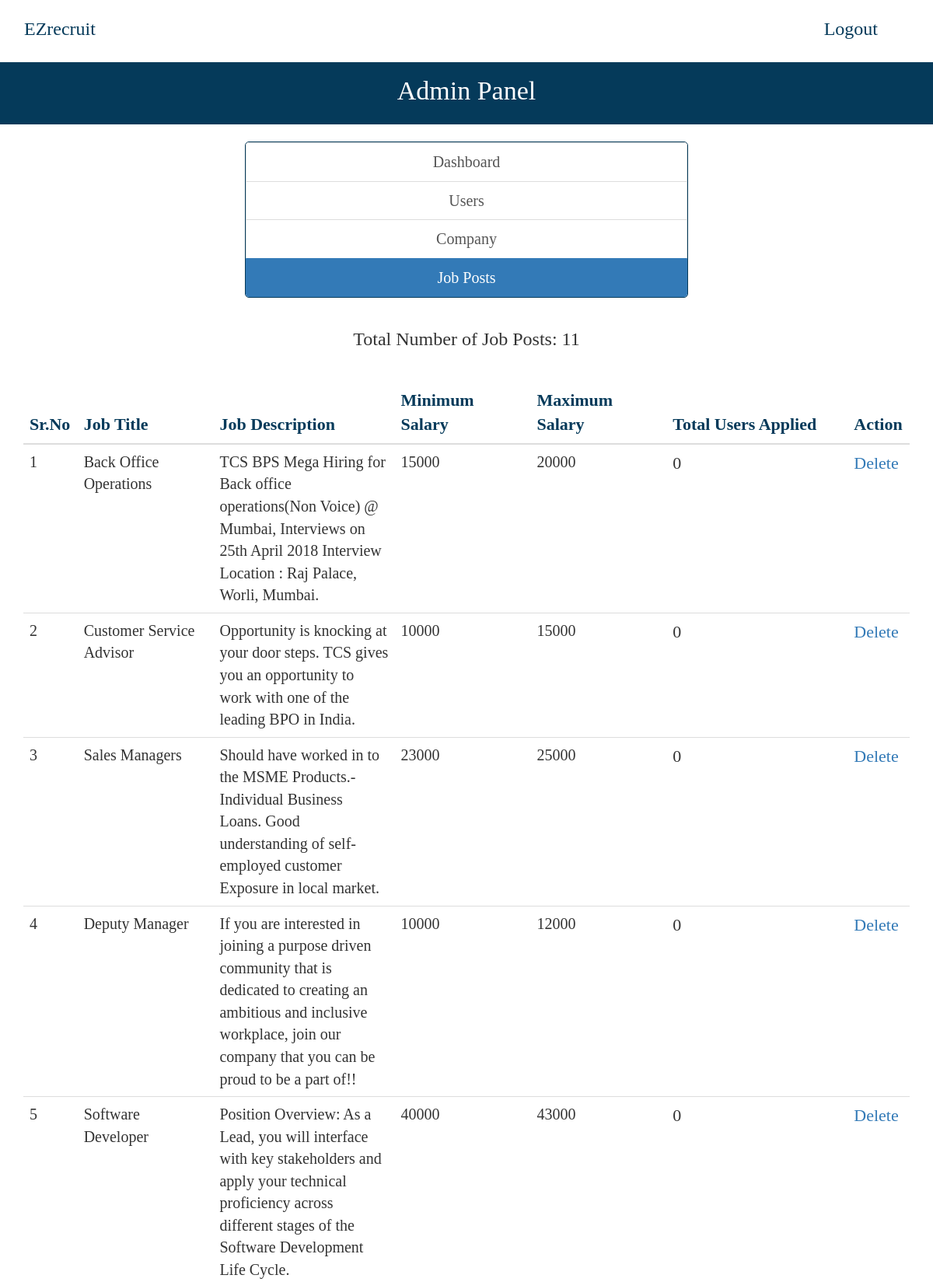
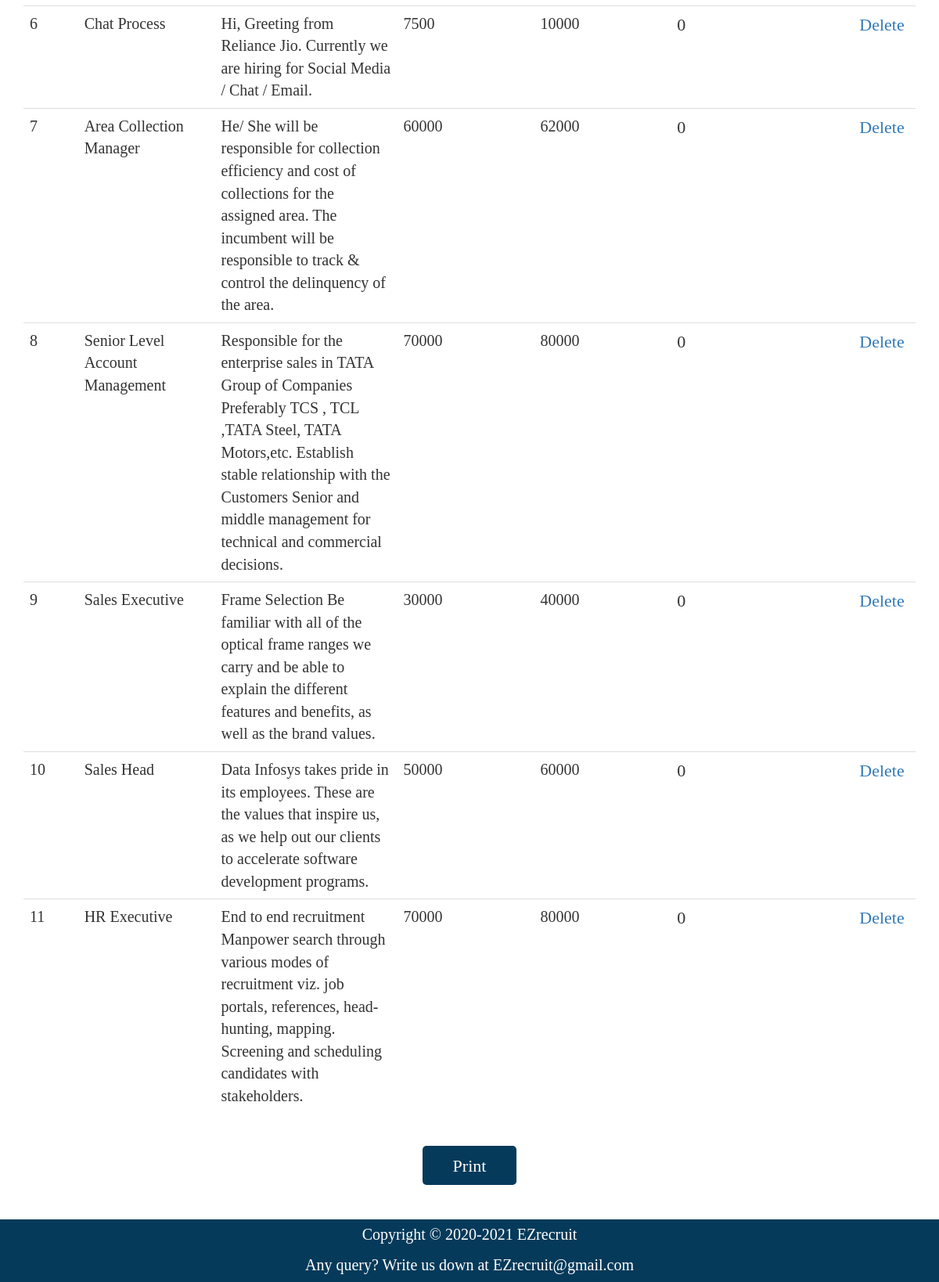
The app's page /admin/job-posts.php (signed in), older data (2 pictures, top to bottom).
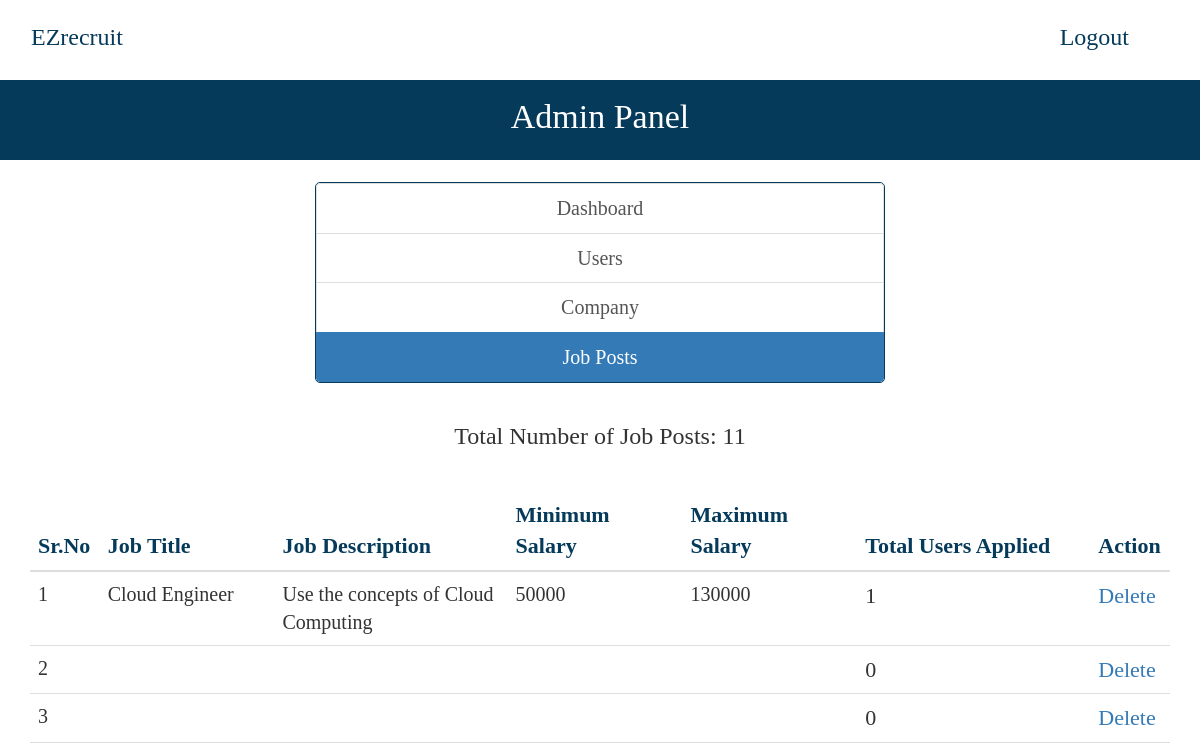
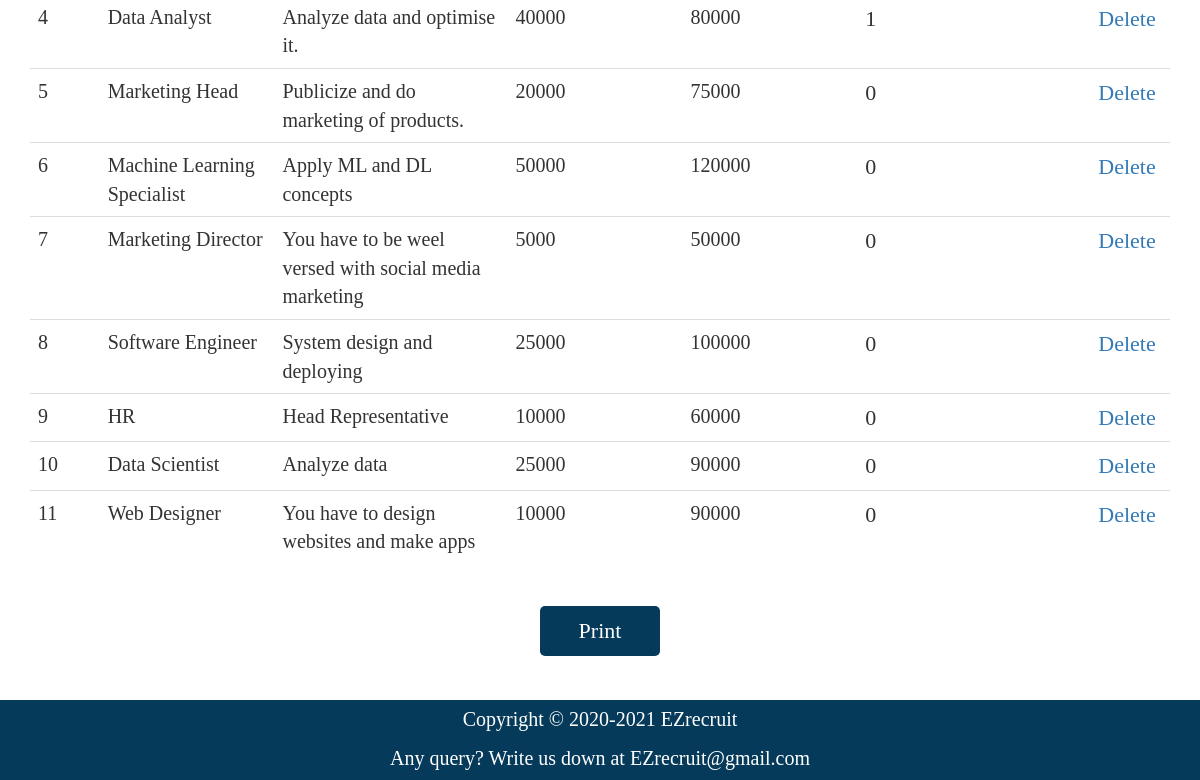
The same page, newer data (2 pictures, top to bottom).
### tables this page shows
CREATE TABLE `job_post` (
  `id_jobpost` int(11) NOT NULL,
  `id_company` int(11) NOT NULL,
  `jobtitle` varchar(255) NOT NULL,
  `description` text NOT NULL,
  `minimumsalary` varchar(255) NOT NULL,
  `maximumsalary` varchar(255) NOT NULL,
  `experience` varchar(255) NOT NULL,
  `qualification` varchar(255) NOT NULL,
  `createdAt` timestamp NOT NULL DEFAULT current_timestamp()
);

### admin/job-posts.php (the view, shortened to what this page needs)
<?php
require_once("../db.php");
?>
<!DOCTYPE html>
<html lang="en">
  <?php
    include('templates/head.php');
  ?>
  <body>
  <font face="calibri">
    <?php include('templates/header.php'); ?>
     <div style="background-color: #053a5a; height: 80px;">
    <p style="font-size: 34px; color: white; text-align: center; line-height: 73px;">Admin Panel</p>
  </div>
  <br>
    <div class="container">
      <div class="row">
        <div class="col-md-12" align="center">
          <div class="list-group" align="center" style="width: 50%; border: 1px solid #053a5a; border-radius: 5px;">
            <a href="dashboard.php" class="list-group-item" style="font-size: 20px;">Dashboard</a>
            <a href="user.php" class="list-group-item" style="font-size: 20px;">Users</a>
            <a href="company.php" class="list-group-item" style="font-size: 20px;">Company</a>
            <a href="job-posts.php" class="list-group-item active" style="font-size: 20px;">Job Posts</a>
          </div>
        </div>
        <br>
         <div class="col-md-12" align="center" style="font-size: 22px;" id="print">
        <?php
          $sql = "SELECT * FROM job_post";
          $result = $conn->query($sql);
          if($result->num_rows > 0) {
            echo '<h3>Total Number of Job Posts: ' . $result->num_rows . '</h3>';
          }
        ?>
        <br>
          <table class="table">
            <thead>
              <th style="font-size: 22px; color: #053a5a; width: 5%">Sr.No</th>
              <th style="font-size: 22px; color: #053a5a; width: 15%">Job Title</th>
              <th style="font-size: 22px; color: #053a5a; width: 20%">Job Description</th>
              <th style="font-size: 22px; color: #053a5a; width: 15%">Minimum Salary</th>
              <th style="font-size: 22px; color: #053a5a; width: 15%">Maximum Salary</th>
              <th style="font-size: 22px; color: #053a5a; width: 20%">Total Users Applied</th>
              <th style="font-size: 22px; color: #053a5a; width: 5%">Action</th>
            </thead>
            <tbody>
              <?php
                $sql = "SELECT * FROM job_post";
                $result = $conn->query($sql);
                if($result->num_rows > 0) {
                  $i = 0;
                  while($row = $result->fetch_assoc()) {
                    ?>
                      <tr>
                        <td style="font-size: 20px;"><?php echo ++$i; ?></td>
                        <td style="font-size: 20px;"><?php echo $row['jobtitle']; ?></td>
                        <td style="font-size: 20px;"><?php echo $row['description']; ?></td>
                        <td style="font-size: 20px;"><?php echo $row['minimumsalary']; ?></td>
                        <td style="font-size: 20px;"><?php echo $row['maximumsalary']; ?></td>
                        <?php
                          $sql1 = "SELECT COUNT(apply_job_post.id_apply) AS totalNo FROM job_post INNER JOIN apply_job_post ON job_post.id_jobpost=apply_job_post.id_jobpost WHERE job_post.id_jobpost='$row[id_jobpost]'";
                          $result1 = $conn->query($sql1);
                          if($result1->num_rows > 0) {
                             while($row1 = $result1->fetch_assoc()) {
                            ?>
                             <td><?php echo $row1['totalNo']; ?></td>
                            <?php
                          }
                        }
                        ?>
                        <td><a href="delete-job-post.php?id=<?php echo $row['id_jobpost']; ?>">Delete</a></td>
                      </tr>
                    <?php
                  }
                }
              ?>
            </tbody>
          </table>
        </div>
      </div>
    </div><br>
  <div align="center">
  <button onclick="printDiv('print')" style="background-color: #053a5a; width: 120px; height: 50px; padding-left: 10px; padding-right: 10px; font-size: 22px; color:white; border-color: transparent; border-radius: 5px;">Print</button>
</div>
    <br><br>
          <div class="footer" style="background-color: #053a5a; height: 80px;bottom: 0;width: 100%;left: 0;padding-top: 5px;padding-bottom: 5px">
    <p style="color:white;font-size: 20px;text-align: center;">
      Copyright &copy; 2020-2021 <a href="index.php" style="color:white;">EZrecruit </a>
    </p>
    <p style="color:white; font-size: 20px; text-align: center;">
      Any query? Write us down at <a href ="https://mail.google.com/mail/u/0/#inbox?compose=new" target="_blank" style="color:white;">EZrecruit@gmail.com </a>
    </p>
  </div>
  </body>
</html>

Row changes from the older to the newer data that the page shows:
removed job_post: jobtitle "Back Office Operations", description "TCS BPS Mega Hiring for Back office operations(Non Voice) @ Mumbai, Interviews on 25th April 2018 Interview Location : Raj Palace, Worli, Mumbai.", minimumsalary "15000", maximumsalary "20000", totalNo "0"
removed job_post: jobtitle "Customer Service Advisor", description "Opportunity is knocking at your door steps. TCS gives you an opportunity to work with one of the leading BPO in India.", minimumsalary "10000", maximumsalary "15000", totalNo "0"
removed job_post: jobtitle "Sales Managers", description "Should have worked in to the MSME Products.- Individual Business Loans. Good understanding of self-employed customer Exposure in local market.", minimumsalary "23000", maximumsalary "25000", totalNo "0"
removed job_post: jobtitle "Deputy Manager", description "If you are interested in joining a purpose driven community that is dedicated to creating an ambitious and inclusive workplace, join our company that you can be proud to be a part of!!", minimumsalary "10000", maximumsalary "12000", totalNo "0"
removed job_post: jobtitle "Software Developer", description "Position Overview: As a Lead, you will interface with key stakeholders and apply your technical proficiency across different stages of the Software Development Life Cycle.", minimumsalary "40000", maximumsalary "43000", totalNo "0"
removed job_post: jobtitle "Chat Process", description "Hi, Greeting from Reliance Jio. Currently we are hiring for Social Media / Chat / Email.", minimumsalary "7500", maximumsalary "10000", totalNo "0"
removed job_post: jobtitle "Area Collection Manager", description "He/ She will be responsible for collection efficiency and cost of collections for the assigned area. The incumbent will be responsible to track & control the delinquency of the area.", minimumsalary "60000", maximumsalary "62000", totalNo "0"
removed job_post: jobtitle "Senior Level Account Management", description "Responsible for the enterprise sales in TATA Group of Companies Preferably TCS , TCL ,TATA Steel, TATA Motors,etc. Establish stable relationship with the Customers Senior and middle management for technical and commercial decisions.", minimumsalary "70000", maximumsalary "80000", totalNo "0"
removed job_post: jobtitle "Sales Executive", description "Frame Selection Be familiar with all of the optical frame ranges we carry and be able to explain the different features and benefits, as well as the brand values.", minimumsalary "30000", maximumsalary "40000", totalNo "0"
removed job_post: jobtitle "Sales Head", description "Data Infosys takes pride in its employees. These are the values that inspire us, as we help out our clients to accelerate software development programs.", minimumsalary "50000", maximumsalary "60000", totalNo "0"
removed job_post: jobtitle "HR Executive", description "End to end recruitment Manpower search through various modes of recruitment viz. job portals, references, head-hunting, mapping. Screening and scheduling candidates with stakeholders.", minimumsalary "70000", maximumsalary "80000", totalNo "0"
added job_post: jobtitle "Cloud Engineer", description "Use the concepts of Cloud Computing", minimumsalary "50000", maximumsalary "130000", totalNo "1"
added job_post: totalNo "0"
added job_post: totalNo "0"
added job_post: jobtitle "Data Analyst", description "Analyze data and optimise it.", minimumsalary "40000", maximumsalary "80000", totalNo "1"
added job_post: jobtitle "Marketing Head", description "Publicize and do marketing of products.", minimumsalary "20000", maximumsalary "75000", totalNo "0"
added job_post: jobtitle "Machine Learning Specialist", description "Apply ML and DL concepts", minimumsalary "50000", maximumsalary "120000", totalNo "0"
added job_post: jobtitle "Marketing Director", description "You have to be weel versed with social media marketing", minimumsalary "5000", maximumsalary "50000", totalNo "0"
added job_post: jobtitle "Software Engineer", description "System design and deploying", minimumsalary "25000", maximumsalary "100000", totalNo "0"
added job_post: jobtitle "HR", description "Head Representative", minimumsalary "10000", maximumsalary "60000", totalNo "0"
added job_post: jobtitle "Data Scientist", description "Analyze data", minimumsalary "25000", maximumsalary "90000", totalNo "0"
added job_post: jobtitle "Web Designer", description "You have to design websites and make apps", minimumsalary "10000", maximumsalary "90000", totalNo "0"
